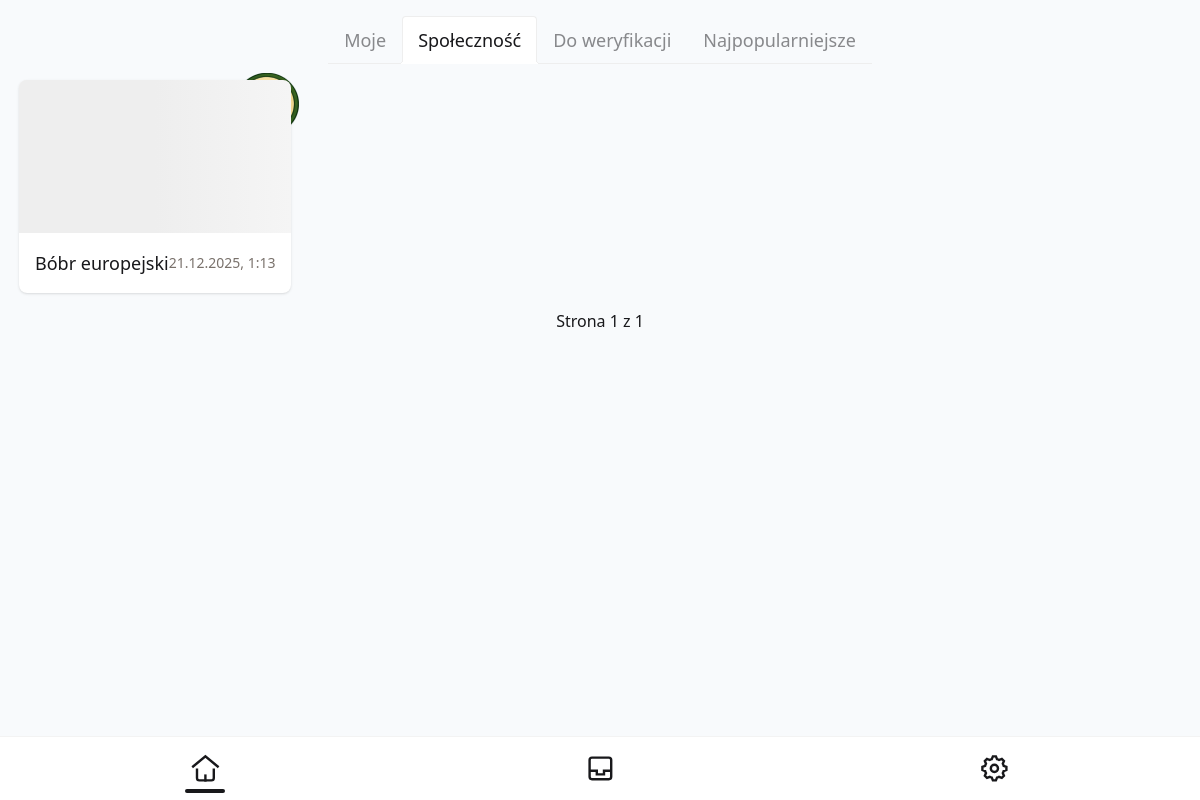
The app's page /gallery/, older data.
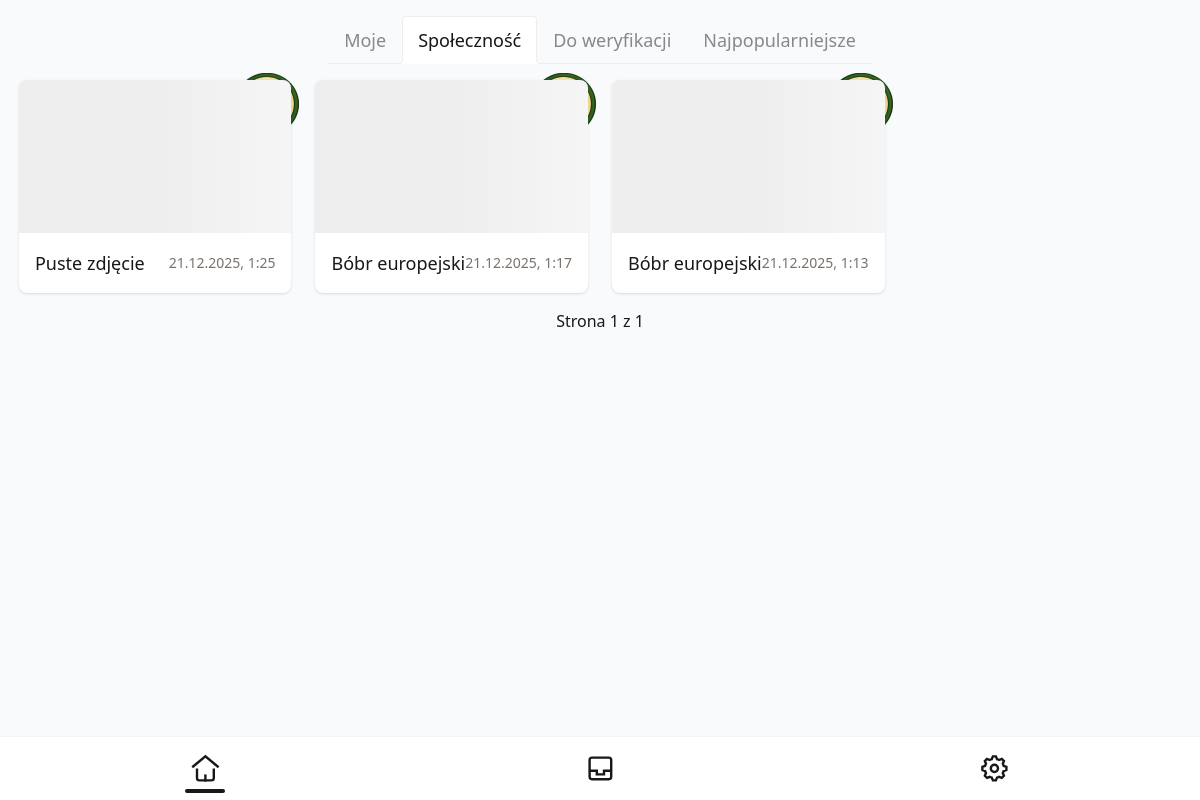
The same page, newer data.
### photo/models.py (models this page shows, shortened)
class Photo(models.Model):
    uuid = models.UUIDField(default=uuid.uuid4, editable=False, unique=True)
    upload_time = models.DateTimeField(auto_now_add=True, null=True)
    is_private = models.BooleanField(default=True)
    owner = models.ForeignKey(get_user_model(), on_delete=models.CASCADE, null=True)
    image = models.ImageField(upload_to = upload_to_uuid, null=True)
    prediction = models.TextField()
    prediction_confidence = models.FloatField()
    bbox = models.TextField(null=True)
    review_status = models.PositiveSmallIntegerField(default=0)
    custom_name = models.TextField(null=True)
    localization_latitude = models.FloatField(null=True)
    localization_longitude = models.FloatField(null=True)
    n_times_seen = models.IntegerField(default=0)

### gallery/views.py (the view)
# urls.py: path('', views.browse, name='browse'),
def browse(request):
    photos = Photo.objects.filter(is_private=False).order_by('-upload_time')
    paginator = Paginator(photos, 10)
    page_number = request.GET.get("page")
    page_obj = paginator.get_page(page_number)
    page_obj = add_display_name_to_photos(page_obj)
    return render(request, "gallery/browse.html", {
        "page_obj": page_obj
    })

### gallery/views.py (called while the page is built)
def add_display_name_to_photos(page_obj: Page) -> Page:
    for photo in page_obj:
        animal_name = photo.custom_name if photo.custom_name else photo.prediction
        photo.display_name = animals_pl_map.get(animal_name)
        print(photo.display_name)
    return page_obj

### gallery/templates/gallery/browse.html (shortened to what this page needs)
{% extends 'gallery/base.html' %}
{% load static %}
{% load thumbnail %}
{% block content %}
<div class="browse-container items-top mb-18">
    <div role="tablist" class="tabs tabs-lift tabs-lg justify-center mb-4 flex flex-wrap">
        <a role="tab tab-xl" class="w-1/2 sm:w-auto {% if request.resolver_match.url_name == 'browse_my' %}tab tab-active{% else %}tab{% endif %}" href="{% url 'gallery:browse_my' %}">Moje</a>
        <a role="tab" class="w-1/2 sm:w-auto {% if request.resolver_match.url_name == 'browse' %}tab tab-active{% else %}tab{% endif %}" href="{% url 'gallery:browse' %}">Społeczność</a>
        <a role="tab" class="w-1/2 sm:w-auto {% if request.resolver_match.url_name == 'browse_reviews' %}tab tab-active{% else %}tab{% endif %}" href="{% url 'gallery:browse_reviews' %}">Do weryfikacji</a>
        <a role="tab" class="w-1/2 sm:w-auto {% if request.resolver_match.url_name == 'browse_popular' %}tab tab-active{% else %}tab{% endif %}" href="{% url 'gallery:browse_popular' %}">Najpopularniejsze</a>
    </div>
    {% if page_obj %}
        <div class="grid grid-cols-1 sm:grid-cols-2 md:grid-cols-2 lg:grid-cols-4 gap-6 mb-4">
            {% for photo in page_obj %}
                <a class="text-center text-2xl" href="{% url 'photo:photo_detail' photo.uuid %}">
                    <div class="card bg-base-100 shadow-sm w-full">
                        <figure>
                            {% thumbnail photo.image "500x282" crop="center" quality=85 as im %}
                                <div class="image-wrapper">
                                </div>
                            {% endthumbnail %}
                        </figure>
                        <div class="justify-between p-4 flex items-center">
                            <div class="text-lg">{{ photo.display_name }}</div>
                            <div class="text-stone-500 text-sm">{{ photo.upload_time|date:"j.n.Y, G:i" }}</div>
                        </div>
                    </div>
                </a>
            {% endfor %}
        </div>
        <div class="flex flex-col items-center">
            <span class="mb-1">Strona {{ page_obj.number }} z {{ page_obj.paginator.num_pages }}</span>
        </div>
    {% else %}
        <p>Brak zdjęć</p>
    {% endif %}
</div>
{% endblock %}

### gallery/templates/gallery/base.html (shortened to what this page needs)
{% load static %}
<!DOCTYPE html>
<html lang="pl" data-theme="light">
<head>
    <link rel="stylesheet" href="{% static 'gallery/css/output.css' %}" />
    <link rel="stylesheet" href="{% static 'gallery/css/lazy-image.css' %}">
</head>
<body class="body-main">
{% block content %}
{% endblock %}
<div class="dock">
    <button onclick="location.href='{% url 'gallery:browse' %}'" class="{% if request.resolver_match.url_name == 'browse' or request.resolver_match.url_name == 'browse_my' or request.resolver_match.url_name == 'browse_reviews' %}dock-active{% endif %}">
    </button>
    <button onclick="location.href='{% url 'photo:upload' %}'" class="{% if request.resolver_match.url_name == 'upload' %}dock-active{% endif %}">
    </button>
    <button onclick="location.href='{% url 'account:settings' %}'" class="{% if request.resolver_match.url_name == 'settings' %}dock-active{% endif %}">
    </button>
</div>
</body>
</html>

### gallery/static/gallery/css/lazy-image.css (style rules this page uses)
.image-wrapper { position: relative; width: 100%; aspect-ratio: 16 / 9; background: #eee; overflow: hidden; }
.image-wrapper::before { content: ''; position: absolute; inset: 0; background: linear-gradient(90deg, #eee 25%, #f5f5f5 50%, #eee 75%); background-size: 200% 100%; animation: loading 1.5s infinite; z-index: 1; transition: opacity 0.3s ease; }

Row changes from the older to the newer data that the page shows:
added Photo: display_name "Puste zdjęcie", upload_time "21.12.2025, 1:25"
added Photo: display_name "Bóbr europejski", upload_time "21.12.2025, 1:17"
